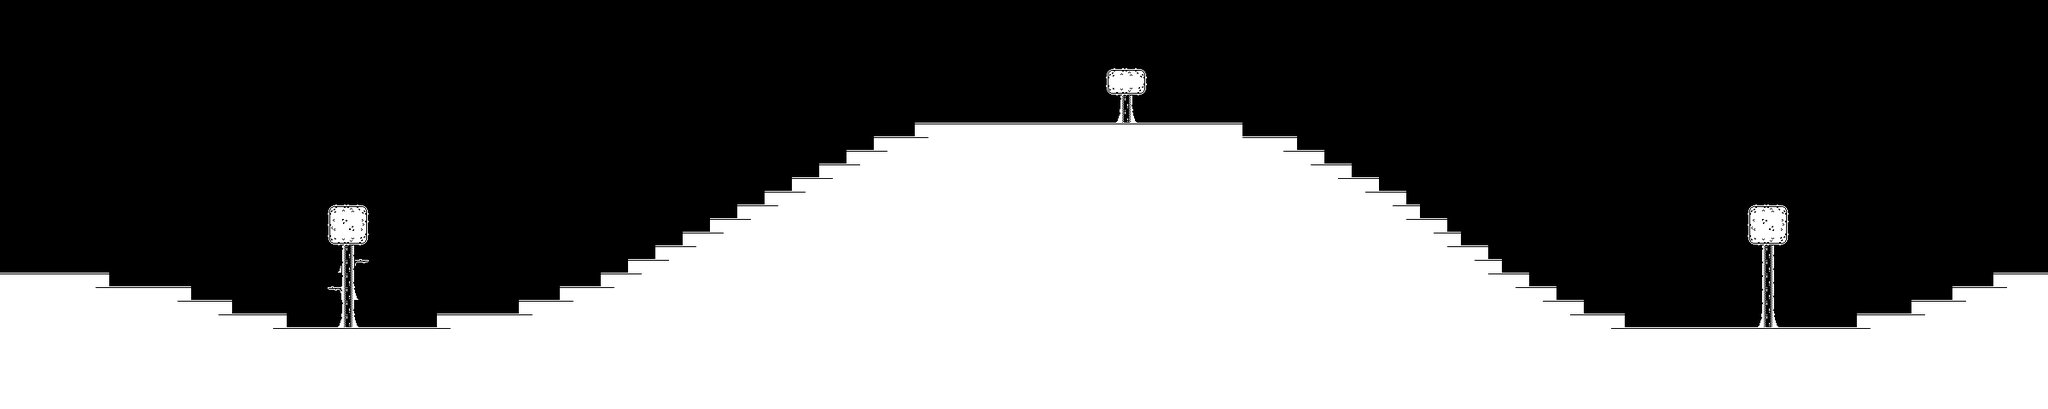

Below is a game level as drawn by its tile map, then a one-line description and the .tmx that defines it (tile-layer data replaced by summaries):
An orthogonal 150x30 tile map with 16x16 px tiles, 1 tile layer (mainlayer).

<map version="1.10" tiledversion="1.10.2" orientation="orthogonal" renderorder="right-down" width="150" height="30" tilewidth="16" tileheight="16" infinite="0" nextlayerid="2" nextobjectid="1">
 <tileset firstgid="1" name="tilemap_packed" tilewidth="16" tileheight="16" tilecount="400" columns="20">
  <image source="tilemap_packed.png" width="320" height="320" />
 </tileset>
 <layer id="1" name="mainlayer" width="150" height="30">
  <data>[4500 cells, 4500 non-empty, 18 distinct tile ids]</data>
 </layer>
</map>
